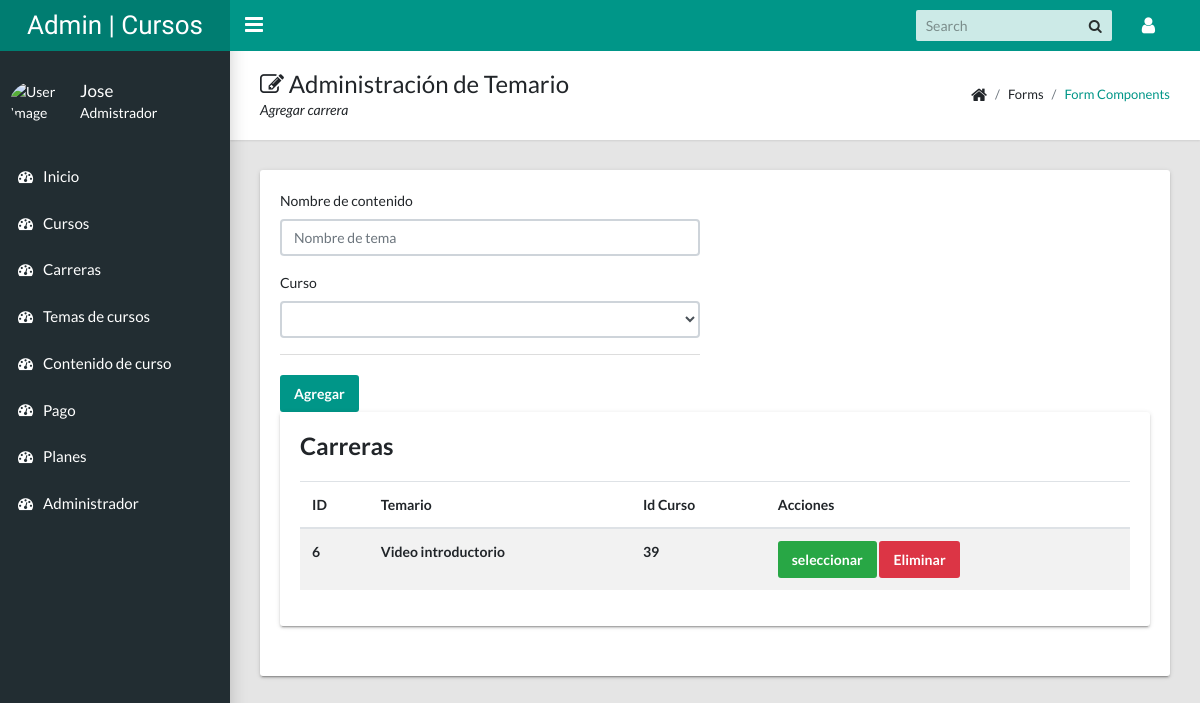
Page /admin/vistaTema.php (signed in) on the earlier database version.
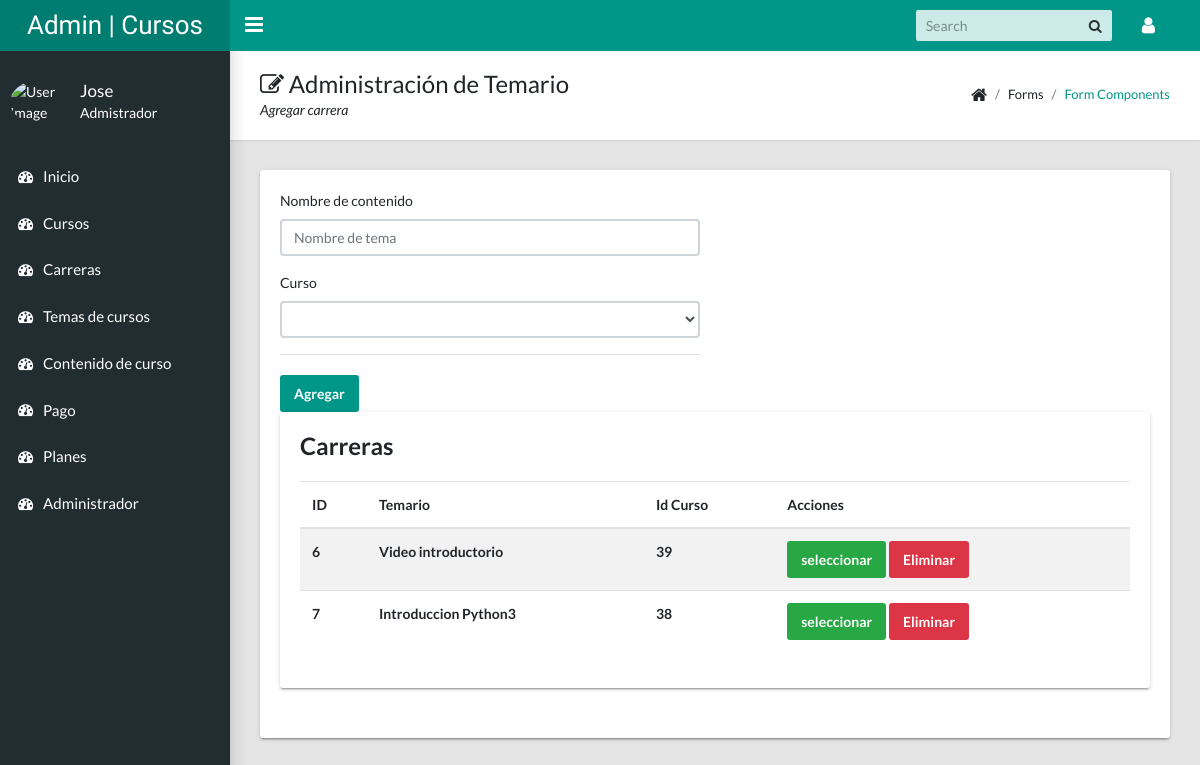
Same page on the later database version.
### tables this page shows
CREATE TABLE `tema_contenido` (
  `Id` int(11) NOT NULL,
  `Tema` varchar(100) NOT NULL,
  `Id_Curso` int(11) NOT NULL
);

### admin/modulos/temaContenido.php (called while the page is built, shortened)
<?php
include_once "../config/conexion.php";
$temaContenido = isset($_POST['temaContenido']) ? $_POST['temaContenido'] : "";
$curso = isset($_POST['curso']) ? $_POST['curso'] : "";
$sql = "SELECT * FROM curso ORDER BY Id ASC";
$sentencia = $pdo->prepare($sql);
$sentencia->execute();
$resultadoCurso = $sentencia->fetchAll(PDO::FETCH_ASSOC);
$sql = "SELECT * FROM tema_contenido ORDER BY Id ASC";
$sentencia = $pdo->prepare($sql);
$sentencia->execute();
$resultadoContenido = $sentencia->fetchAll(PDO::FETCH_ASSOC);
?>

### admin/vistaTema.php (the view, shortened to what this page needs)
<?php include_once "templates/header.php";   ?>
<?php include_once "templates/sidebar.php";   ?>
<?php include_once "modulos/temaContenido.php";   ?>
<main class="app-content">
    <div class="app-title">
        <div>
            <h1><i class="fa fa-edit"></i> Administración de Temario</h1>
            <p>Agregar carrera</p>
        </div>
        <ul class="app-breadcrumb breadcrumb">
            <li class="breadcrumb-item"><i class="fa fa-home fa-lg"></i></li>
            <li class="breadcrumb-item">Forms</li>
            <li class="breadcrumb-item"><a href="#">Form Components</a></li>
        </ul>
    </div>
    <div class="row">
        <div class="col-md-12">
            <div class="tile">
                <div class="row">
                    <div class="col-lg-6">
                        <form action="" method="POST" enctype="multipart/form-data">
                            <div class="form-group">
                                <label for="temaContenido">Nombre de contenido</label>
                                <input name="temaContenido" class="form-control" id="temaContenido" type="text" placeholder="Nombre de tema" value="<?php echo $temaContenido ?>">
                            </div>
                            <div class="form-group">
                                <label for="curso">Curso</label>
                                <select class="form-control" id="curso" name="curso" required="">
                                    <option value="<?php echo $curso ?>"><?php if($curso != ''){echo "Actualmente o cambiar";} ?></option>
                                    <?php foreach($resultadoCurso as $curso) : ?>
                                    <option value="<?php echo $curso['Id']; ?>"><?php echo $curso['Nombre']; ?></option>
                                    <?php endforeach ?>
                                </select>
                            </div>
                            <div class="tile-footer">
                                <?php if (isset($_POST['seleccionar'])) { ?>
                                <input name="accion" value="Actualizar" class="btn btn-primary" type="submit">
                                <?php }else{ ?>
                                <input name="accion" value="Agregar" class="btn btn-primary" type="submit">
                                <?php } ?>
                            </div>
                        </form>
                    </div>
                    <div class="col-md-12">
                        <div class="tile">
                            <h3 class="tile-title">Carreras</h3>
                            <div class="table-responsive">
                                <table class="table table-striped">
                                    <thead>
                                        <tr>
                                            <th>ID</th>
                                            <th>Temario</th>
                                            <th>Id Curso</th>
                                            <th>Acciones</th>
                                        </tr>
                                    </thead>
                                    <tbody>
                                        <?php foreach ($resultadoContenido as $data) : ?>
                                        <tr>
                                            <th><?php echo $data['Id'] ?></th>
                                            <th><?php echo $data['Tema'] ?></th>
                                            <th><?php echo $data['Id_Curso'] ?></th>
                                            <th>
                                                <form action="" method="POST">
                                                    <input class="btn btn-success" type="submit" name="seleccionar" value="seleccionar">
                                                    <button class="btn btn-danger" type="submit" name="accion" value="Eliminar">Eliminar</button>
                                                </form>
                                            </th>
                                        </tr>
                                        <?php endforeach ?>
                                    </tbody>
                                </table>
                            </div>
                        </div>
                    </div>
                </div>
            </div>
        </div>
    </div>
</main>
<?php include_once "templates/footer.php"; ?>

### admin/templates/header.php (shortened to what this page needs)
<!DOCTYPE html>
<html lang="es">
    <head>
        <link rel="stylesheet" type="text/css" href="./recursos/css/main.css">
        <link rel="stylesheet" type="text/css" href="https://maxcdn.bootstrapcdn.com/font-awesome/4.7.0/css/font-awesome.min.css">
    </head>
    <body class="app sidebar-mini">
        <header class="app-header"><a class="app-header__logo" href="index.html">Admin | Cursos</a>
            <a class="app-sidebar__toggle" href="#" data-toggle="sidebar" aria-label="Hide Sidebar"></a>
            <ul class="app-nav">
                <li class="app-search">
                    <input class="app-search__input" type="search" placeholder="Search">
                    <button class="app-search__button"><i class="fa fa-search"></i></button>
                </li>
                <li class="dropdown"><a class="app-nav__item" href="#" data-toggle="dropdown" aria-label="Open Profile Menu"><i class="fa fa-user fa-lg"></i></a>
                </li>
            </ul>
        </header>

### admin/templates/sidebar.php (shortened to what this page needs)
<aside class="app-sidebar">
    <div class="app-sidebar__user"><img style="width: 55px" class="app-sidebar__user-avatar" src="./recursos/images/fotoDocente/<?php echo $_SESSION['admin']['Foto']; ?>" alt="User Image">
        <div>
            <p class="app-sidebar__user-name"><?php if(isset($_SESSION['admin'])) { ?>
                <?php echo $_SESSION['admin']['Nombres']; ?>
                <?php }else{ ?>
                <?php echo $_SESSION['adminPrincipal']['Nombres']; ?>
                <?php } ?>
            </p>
            <p class="app-sidebar__user-designation">Admistrador</p>
        </div>
    </div>
    <ul class="app-menu">
        <li><a class="app-menu__item" href="home.php"><i class="app-menu__icon fa fa-dashboard"></i><span class="app-menu__label">Inicio</span></a>
        </li>
        <li><a class="app-menu__item" href="vistaCurso.php"><i class="app-menu__icon fa fa-dashboard"></i><span class="app-menu__label">Cursos</span></a>
        </li>
        <li><a class="app-menu__item" href="vistaCarrera.php"><i class="app-menu__icon fa fa-dashboard"></i><span class="app-menu__label">Carreras</span></a>
        </li>
        <li><a class="app-menu__item" href="vistaTema.php"><i class="app-menu__icon fa fa-dashboard"></i><span class="app-menu__label">Temas de cursos</span></a>
        </li>
        <li><a class="app-menu__item" href="vistaAgregarContenido.php"><i class="app-menu__icon fa fa-dashboard"></i><span class="app-menu__label">Contenido de curso</span></a>
        </li>
        <li><a class="app-menu__item" href="#"><i class="app-menu__icon fa fa-dashboard"></i><span class="app-menu__label">Pago</span></a>
        </li>
        <li><a class="app-menu__item" href="vistaPlan.php"><i class="app-menu__icon fa fa-dashboard"></i><span class="app-menu__label">Planes</span></a>
        </li>
        <li><a class="app-menu__item" href="#"><i class="app-menu__icon fa fa-dashboard"></i><span class="app-menu__label">Administrador</span></a>
        </li>
    </ul>
</aside>

### admin/templates/footer.php (shortened to what this page needs)
</body>
</html>

Differences in the rows shown:
added tema_contenido: Id "7", Tema "Introduccion Python3", Id_Curso "38"
